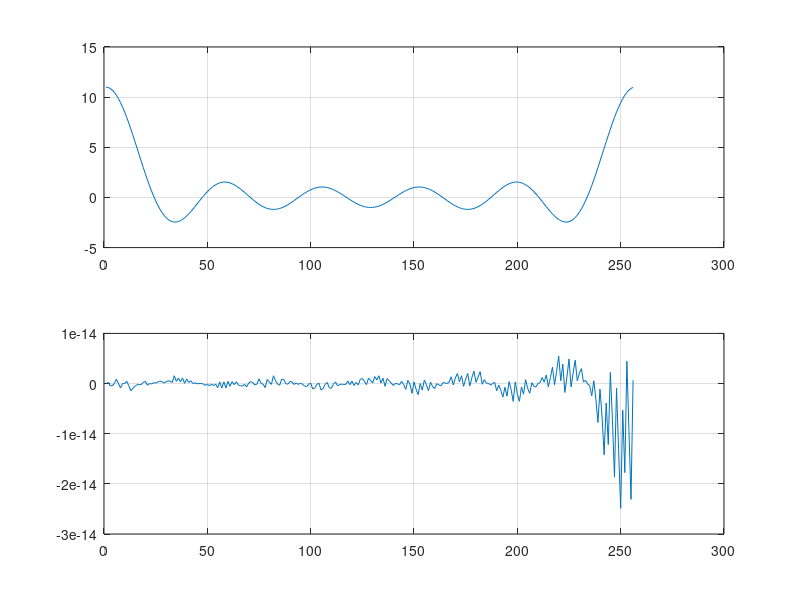

Source code (MATLAB):
Lfft= 256;          %longitud igual a la potencia de 2
f=(0: Lfft-1)/Lfft; %frecuencia normalizada
n0=5 ; n1=5; yt=ones(n1+n0+1,1);
Yf=fft(yt,Lfft);    %DFT de la funcion y(n)
Xf=Yf .* exp(2*j*pi*5*f');
subplot(211); plot(real(Xf)); grid

%====imag. part roghly zero   (simetria temporal)========
subplot(212); plot (imag(Xf)); grid
